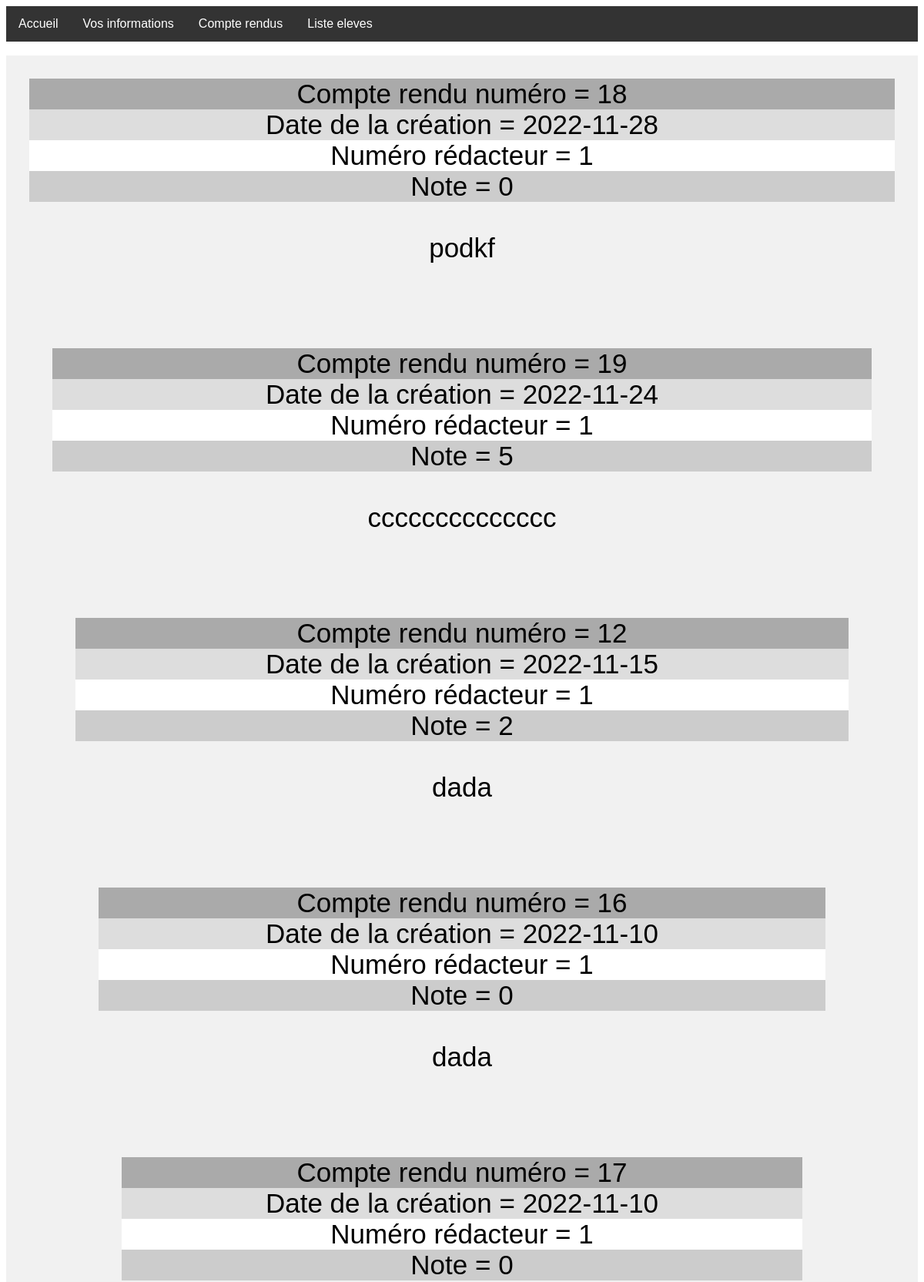
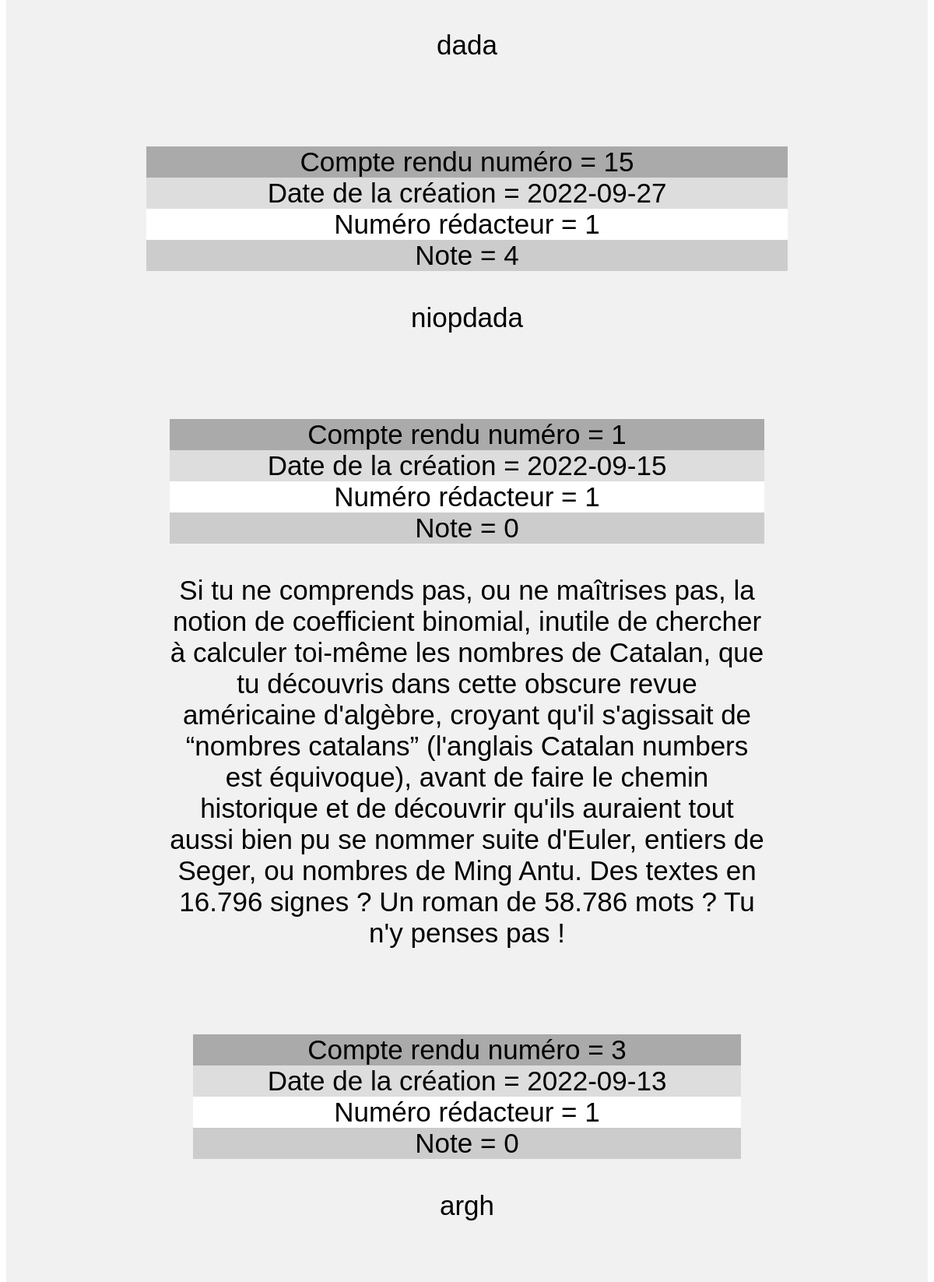
/cr.php (signed in, upper part), run on the app's committed database (2 pictures, top to bottom).
### tables this page shows
CREATE TABLE `cr` (
  `num` bigint(20) NOT NULL,
  `date` date DEFAULT NULL,
  `description` text DEFAULT NULL,
  `vu` tinyint(1) DEFAULT NULL,
  `num_utilisateur` int(10) NOT NULL,
  `datetime` datetime DEFAULT NULL,
  `note` int(1) NOT NULL
);

### cr.php (the view, shortened to what this page needs)
<html>
<head> <link href="style.css" media="all" rel="stylesheet" type="text/css"/> </head>
<body>
<?php
include '_conf.php';
if ($_SESSION["type"] ==1)
  {
    echo"<ul class='nav'>
    <li><a href='accueil.php'>Accueil</a></li>
    <li><a href='perso.php'>Vos informations</a></li>
    <li><a href='cr.php'>Compte rendus</a></li>
    <li><a href='listeeleves.php'>Liste eleves</a></li>
    </ul>";
if($connexion = mysqli_connect($serveurBDD,$userBDD,$mdpBDD,$nomBDD))
      {
    $requete="SELECT cr.* FROM cr,utilisateur WHERE utilisateur.num = cr.num_utilisateur ORDER BY cr.date DESC";
        $resultat = mysqli_query($connexion, $requete);
        while($donnees = mysqli_fetch_assoc($resultat))
          {
            $num=$donnees['num'];
            $contenu=$donnees['description'];
            $date=$donnees['date'];
            $notedata=$donnees['note'];
            $numutilisateur=$donnees['num_utilisateur'];
            echo "<br>";
            echo "<div class='header'><div class='row'>
            <div style='background-color:#aaa;'>Compte rendu numéro = $num<br></div>
            <div style='background-color:#ddd;'>Date de la création = $date<br></div>
            <div style='background-color:#fff;'>Numéro rédacteur = $numutilisateur<br></div>
            <div style='background-color:#ccc;'>Note = $notedata<br></div>
            <br>$contenu<br><br>";
         }
    }
    }
?>

### style.css (style rules this page uses)
ul.nav { list-style-type: none; margin: 0; padding: 0; overflow: hidden; background-color: #333; }
.nav li { float: left; }
.nav li a { display: block; color: white; text-align: center; padding: 14px 16px; text-decoration: none; }
* { box-sizing: border-box; }
body { font-family: Arial, sans-serif; text-align: center; }
.header { background-color: #f1f1f1; padding: 30px; text-align: center; font-size: 35px; }
.row:after { content: ""; display: table; clear: both; }
a, a:link, a:visited, a:active { color: #3ca9e2; -webkit-transition: all 0.2s ease; transition: all 0.2s ease; }

### data on the page
cr: num "18", date "2022-11-28", num_utilisateur "1", note "0", description "podkf"
cr: num "19", date "2022-11-24", num_utilisateur "1", note "5", description "cccccccccccccc"
cr: num "12", date "2022-11-15", num_utilisateur "1", note "2", description "dada"
cr: num "16", date "2022-11-10", num_utilisateur "1", note "0", description "dada"
cr: num "17", date "2022-11-10", num_utilisateur "1", note "0", description "dada"
cr: num "15", date "2022-09-27", num_utilisateur "1", note "4", description "niopdada"
cr: num "1", date "2022-09-15", num_utilisateur "1", note "0", description "Si tu ne comprends pas, ou ne maîtrises pas, la notion de coefficient binomial, inutile de chercher à calculer toi-même les nombres de Catalan, que tu découvris dans cette obscure revue américaine d'algèbre, croyant qu'il s'agissait de “nombres catalans” (l'anglais Catalan numbers est équivoque), avant de faire le chemin historique et de découvrir qu'ils auraient tout aussi bien pu se nommer suite d'Euler, entiers de Seger, ou nombres de Ming Antu. Des textes en 16.796 signes ? Un roman de 58.786 mots ? Tu n'y penses pas !"
cr: num "3", date "2022-09-13", num_utilisateur "1", note "0", description "argh"
